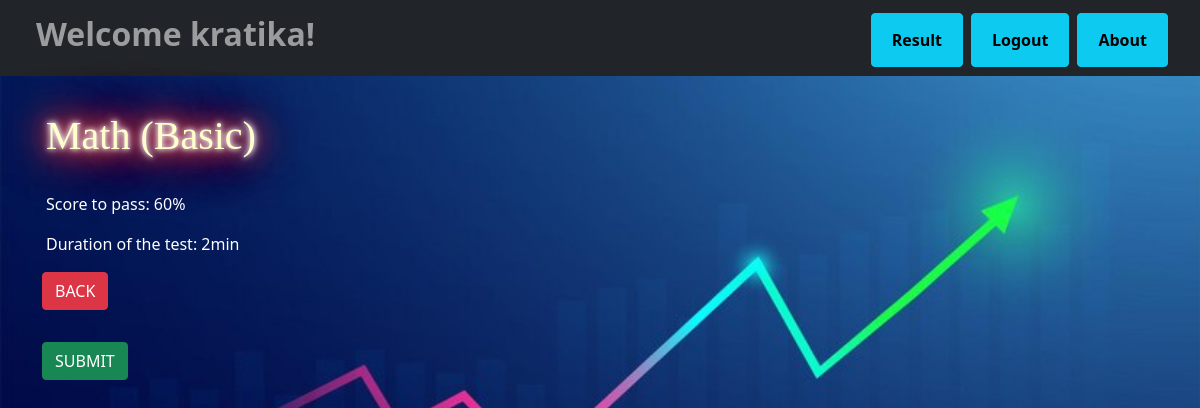
/1/ (signed in), run on the app's committed database.
### account/models.py (models this page shows, shortened)
class Quiz(models.Model):
    name = models.CharField(max_length=120)
    topic = models.CharField(max_length=120)
    number_of_questions = models.IntegerField()
    time = models.IntegerField(help_text="Duration of the quiz in minutes")
    required_score_to_pass = models.IntegerField(help_text="Required score in %")
    difficulty = models.CharField(max_length=6, choices=DIFF_CHOICES)
    class Meta:
        verbose_name_plural = 'Quizes'

### account/views.py (the view)
# urls.py: path('<int:myid>/', quiz_view, name='quiz-view'),
@login_required(login_url = '/login')
def quiz_view(request, myid):
    quiz = Quiz.objects.get(id=myid)
    return render(request, 'quizes/quiz.html', {'obj': quiz})

### account/templates/quizes/quiz.html (shortened to what this page needs)
{% extends "base.html" %}
{% load static %}
{% block content %}
<div class="row">
    <div class="col mx-1" style="color: #fff;">
        <h3>{{obj.name}}</h3><br>
        <p style="text-align: left; width:40%; ">Score to pass: {{obj.required_score_to_pass}}%</p>
        <p style="text-align: left">Duration of the test: {{obj.time}}min</p>
    </div>
    <div class="col text-right" id="timer-box" style="color: #fff;"></div>
</div>
<a href="{% url 'quizes:main-view' %}" class="btn btn-danger">BACK</a>
<form id="quiz-form" class="mt-3 mb-3" style="color: #fff;">
    <button type="submit" class="btn btn-success mt-3">SUBMIT</button>
</form>
{% endblock content %}

### template/base.html (shortened to what this page needs)
{% load static %}
<!doctype html>
<html lang="en">
  <head>
    <link rel="stylesheet" href="https://cdn.jsdelivr.net/npm/bootstrap@4.5.3/dist/css/bootstrap.min.css">
    <link rel="stylesheet" href= "{% static 'style.css'%}">
    <link href="https://cdn.jsdelivr.net/npm/bootstrap@5.1.3/dist/css/bootstrap.min.css" rel="stylesheet">
  </head>
  <body>
    <nav class="navbar navbar-expand-lg navbar-dark bg-dark">
      <div class="container-fluid">
        <div class="collapse navbar-collapse" id="navbarSupportedContent">
          {% if user.is_authenticated %}
          <ul class="navbar-nav me-auto mb-2 mb-lg-0">
            <li class="nav-item">
              <a class="nav-link" href="#"><h2><b>Welcome {{request.user}}!</b></h2></a>
            </li>
          </ul>
          <ul class="navbar-nav ml-auto mb-2 mb-lg-0">
            <li class="nav-item, btn btn-info mt-1 mx-1">
              <a class="nav-link" style="color: rgb(0, 0, 0);" href="/result"><b>Result</b></a>
            </li>
            <li class="nav-item, btn btn-info mt-1 mx-1">
              <a class="nav-link" style="color: rgb(0, 0, 0);" href="/logout"><b>Logout</b></a>
            </li>
            <li class="nav-item, btn btn-info mt-1 mx-1">
              <a class="nav-link" style="color: rgb(0, 0, 0);" href="/about"><b>About</b></a>
            </li>
          </ul>
        {% endif %}
      </div>
    </nav>
    <div class="container mt-3">
        {% block content %}
        {% endblock content %}
    </div>
  </body>
</html>

### template/base.html (style rules this page uses)
.container-fluid { height: 60px; }

### data on the page
Quiz: name "Math (Basic)", required_score_to_pass "60", time "2"

### other printed values
{{ request.user }} "kratika"
